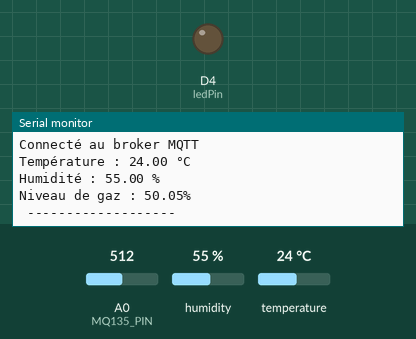
Bench run of a sketch on a simulated ESP8266 (NodeMCU). On the bench: output pins drawn as LEDs (lit = HIGH), the last lines printed to the serial monitor. The inputs (shaded band) are chosen by the test bench; at power-on: A0 (MQ135_PIN) = 512, humidity 55 %, temperature 24 °C. WiFi joins after 1.5 s; servers stay silent unless stated; no MQTT or app messages arrive unless stated.

Above: at 2.7 s.
2.8 s: A0 (MQ135_PIN) set to 112
At 4.2 s:
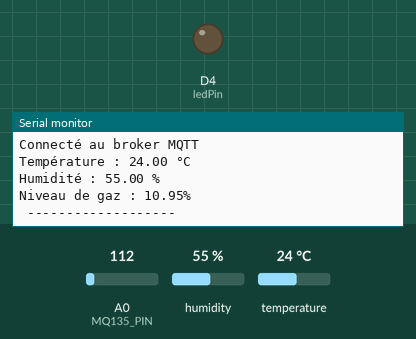
4.3 s: A0 (MQ135_PIN) set to 97
At 5.3 s:
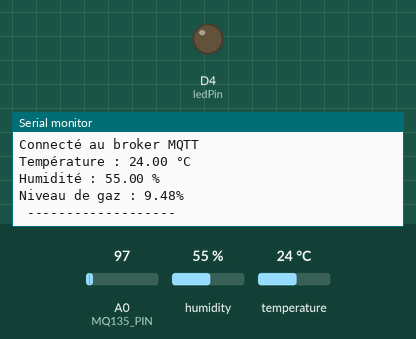
Timing chart, 0 to 7.3 s (numbered marks = the images above; inputs shaded):
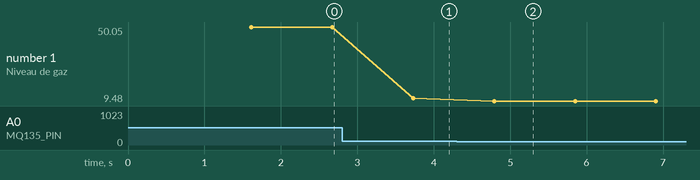

The sketch:

zone_verte.ino
```cpp
#include <DHT.h>
#include <PubSubClient.h>
#include <ESP8266WiFi.h>

// Broche du capteur de température et d'humidité
#define DHT_PIN D3
#define DHT_TYPE DHT22

// Broche du capteur de qualité de l'air
#define MQ135_PIN A0

// Informations de connexion WiFi
const char* ssid = "Groupe3-IoT";
const char* password = "tpRT9025";

// Informations du serveur MQTT
const char* mqtt_server = "192.168.1.100";
const int mqtt_port = 8883; // Port MQTT sécurisé

WiFiClientSecure espClient;
PubSubClient client(espClient);

DHT dht(DHT_PIN, DHT_TYPE);
const int pirPin = 16; // Broche du capteur PIR
const int ledPin = 2; // Broche de la LED

void setup() {
  pinMode(MQ135_PIN, INPUT);
  pinMode(pirPin, INPUT); // Configurer la broche du capteur PIR en entrée
  pinMode(ledPin, OUTPUT); // Configurer la broche de la LED en sortie

  Serial.begin(9600);
  setupWiFi();
  setupTemperature();
}

void loop() {
  if (!client.connected()) {
    reconnect();
  }
  client.loop();

  // Vérifier la connexion MQTT
  if (client.connected()) {
    Serial.println("Connecté au broker MQTT");
  } else {
    Serial.println("Erreur : Non connecté au broker MQTT !");
  }

  // Lecture et publication de la température et de l'humidité
  readAndPublishTemperature();
  readAndPublishHumidity();

  // Lecture et publication de la qualité de l'air
  readAndPublishAirQuality(MQ135_PIN);

  Serial.println("\n -------------------"); // Ajout d'une nouvelle ligne
  // Attendre une seconde avant la prochaine itération
  delay(1000);
}

void setupWiFi() {
  Serial.print("Connexion à ");
  Serial.println(ssid);
  WiFi.begin(ssid, password);

  // Attendre que la connexion soit établie
  while (WiFi.status() != WL_CONNECTED) {
    delay(500);
    Serial.print(".");
  }

  Serial.println("");
  Serial.println("WiFi connecté");
  Serial.println("Adresse IP : ");
  Serial.println(WiFi.localIP());

  // Configuration du client MQTT avec le serveur et le port
  client.setServer(mqtt_server, mqtt_port);
  // Configuration du client MQTT avec le certificat (aucun pour ce cas)
  espClient.setInsecure();
}

void setupTemperature() {
  dht.begin();
}

void readAndPublishTemperature() {
  float temperature = dht.readTemperature();
  if (!isnan(temperature)) {
    Serial.print("Température : ");
    Serial.print(temperature);
    Serial.println(" °C");

    // Publication de la température sur le serveur MQTT si connecté
    if (client.connected()) {
      client.publish("accueil/sensors/temperature", String(temperature).c_str());
    } else {
      Serial.println("Erreur : Non connecté au broker MQTT !");
    }
  } else {
    Serial.println("Échec de lecture de la température !");
  }
}

void readAndPublishHumidity() {
  float humidity = dht.readHumidity();
  if (!isnan(humidity)) {
    Serial.print("Humidité : ");
    Serial.print(humidity);
    Serial.println(" %");

    // Publication de l'humidité sur le serveur MQTT si connecté
    if (client.connected()) {
      client.publish("accueil/sensors/humidite", String(humidity).c_str());
    } else {
      Serial.println("Erreur : Non connecté au broker MQTT !");
    }
  } else {
    Serial.println("Échec de lecture de l'humidité !");
  }
}

void readAndPublishAirQuality(int gasSensor) {
  // Lecture du niveau de gaz (MQ-5)
  float gasLevel = analogRead(gasSensor) * 100.0 / 1023;

  // Affichage du niveau de gaz
  Serial.print("Niveau de gaz : ");
  Serial.print(gasLevel);
  Serial.println("%");

  // Publication du niveau de gaz sur le serveur MQTT si connecté
  if (client.connected()) {
    client.publish("accueil/sensors/fumee", String(gasLevel).c_str());
  } else {
    Serial.println("Erreur : Non connecté au broker MQTT !");
  }
}

void reconnect() {
  // Tentative de reconnexion au broker MQTT
  while (!client.connected()) {
    Serial.print("Tentative de connexion au broker MQTT...");

    // Essayer de se connecter
    if (client.connect("ESP8266Client")) {
      Serial.println("connecté");
    } else {
      Serial.print("échec, rc=");
      Serial.print(client.state());
      Serial.println(" nouvelle tentative dans 5 secondes");
      // Attendre 5 secondes avant de réessayer
      delay(5000);
    }
  }
}
```

Measured:
- after the input at 2.8 s, the serial monitor: prints a new line after 0.93 s (image 1)
- after the input at 4.3 s, the serial monitor: prints a new line after 0.49 s (image 2)
- plotted number 1: 50.05 → 10.95 after the input at 2.8 s, 10.95 → 9.48 after the input at 4.3 s
